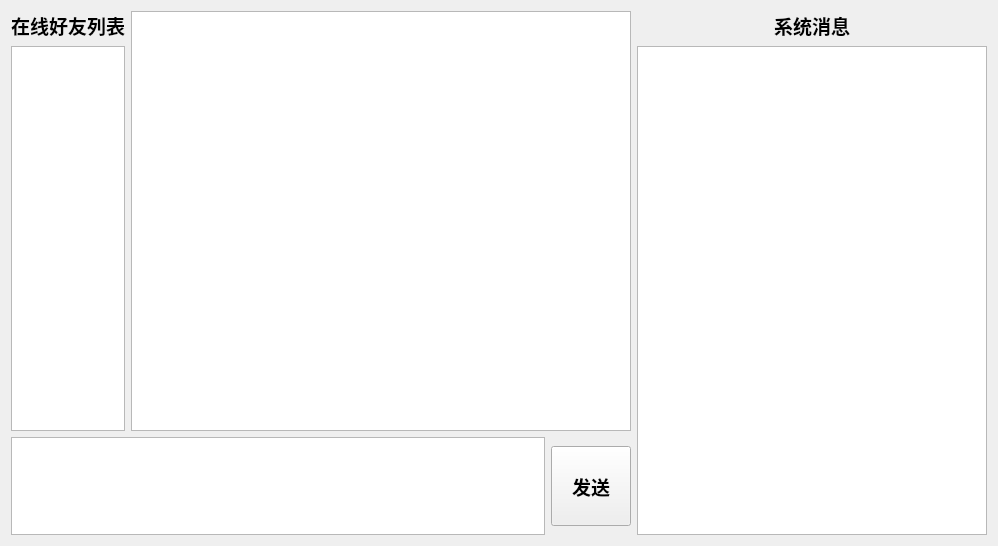
<?xml version="1.0" encoding="UTF-8"?>
<ui version="4.0">
 <class>Chat</class>
 <widget class="QWidget" name="Chat">
  <property name="geometry">
   <rect>
    <x>0</x>
    <y>0</y>
    <width>988</width>
    <height>546</height>
   </rect>
  </property>
  <property name="windowTitle">
   <string>Form</string>
  </property>
  <layout class="QHBoxLayout" name="horizontalLayout_3">
   <item>
    <layout class="QVBoxLayout" name="verticalLayout_3">
     <item>
      <layout class="QHBoxLayout" name="horizontalLayout_2">
       <item>
        <layout class="QVBoxLayout" name="verticalLayout_2">
         <item>
          <widget class="QLabel" name="label_2">
           <property name="font">
            <font>
             <family>Agency FB</family>
             <pointsize>14</pointsize>
             <weight>75</weight>
             <bold>true</bold>
            </font>
           </property>
           <property name="text">
            <string>在线好友列表</string>
           </property>
           <property name="alignment">
            <set>Qt::AlignCenter</set>
           </property>
          </widget>
         </item>
         <item>
          <widget class="QListWidget" name="listWidget_friends"/>
         </item>
        </layout>
       </item>
       <item>
        <widget class="QTextBrowser" name="textBrowser_record">
         <property name="minimumSize">
          <size>
           <width>500</width>
           <height>420</height>
          </size>
         </property>
         <property name="html">
          <string>&lt;!DOCTYPE HTML PUBLIC &quot;-//W3C//DTD HTML 4.0//EN&quot; &quot;http://www.w3.org/TR/REC-html40/strict.dtd&quot;&gt;
&lt;html&gt;&lt;head&gt;&lt;meta name=&quot;qrichtext&quot; content=&quot;1&quot; /&gt;&lt;style type=&quot;text/css&quot;&gt;
p, li { white-space: pre-wrap; }
&lt;/style&gt;&lt;/head&gt;&lt;body style=&quot; font-family:'SimSun'; font-size:9pt; font-weight:400; font-style:normal;&quot;&gt;
&lt;p style=&quot;-qt-paragraph-type:empty; margin-top:0px; margin-bottom:0px; margin-left:0px; margin-right:0px; -qt-block-indent:0; text-indent:0px;&quot;&gt;&lt;br /&gt;&lt;/p&gt;&lt;/body&gt;&lt;/html&gt;</string>
         </property>
        </widget>
       </item>
      </layout>
     </item>
     <item>
      <layout class="QHBoxLayout" name="horizontalLayout">
       <item>
        <widget class="QTextEdit" name="textEdit_send"/>
       </item>
       <item>
        <widget class="QPushButton" name="pushButton_send">
         <property name="minimumSize">
          <size>
           <width>50</width>
           <height>80</height>
          </size>
         </property>
         <property name="font">
          <font>
           <family>Agency FB</family>
           <pointsize>14</pointsize>
           <weight>75</weight>
           <bold>true</bold>
          </font>
         </property>
         <property name="text">
          <string>发送</string>
         </property>
        </widget>
       </item>
      </layout>
     </item>
    </layout>
   </item>
   <item>
    <layout class="QVBoxLayout" name="verticalLayout">
     <item>
      <widget class="QLabel" name="label_3">
       <property name="font">
        <font>
         <family>Agency FB</family>
         <pointsize>14</pointsize>
         <weight>75</weight>
         <bold>true</bold>
        </font>
       </property>
       <property name="text">
        <string>系统消息</string>
       </property>
       <property name="alignment">
        <set>Qt::AlignCenter</set>
       </property>
      </widget>
     </item>
     <item>
      <widget class="QListWidget" name="listWidget_sysInfo">
       <property name="minimumSize">
        <size>
         <width>350</width>
         <height>0</height>
        </size>
       </property>
      </widget>
     </item>
    </layout>
   </item>
  </layout>
 </widget>
 <resources/>
 <connections/>
</ui>
